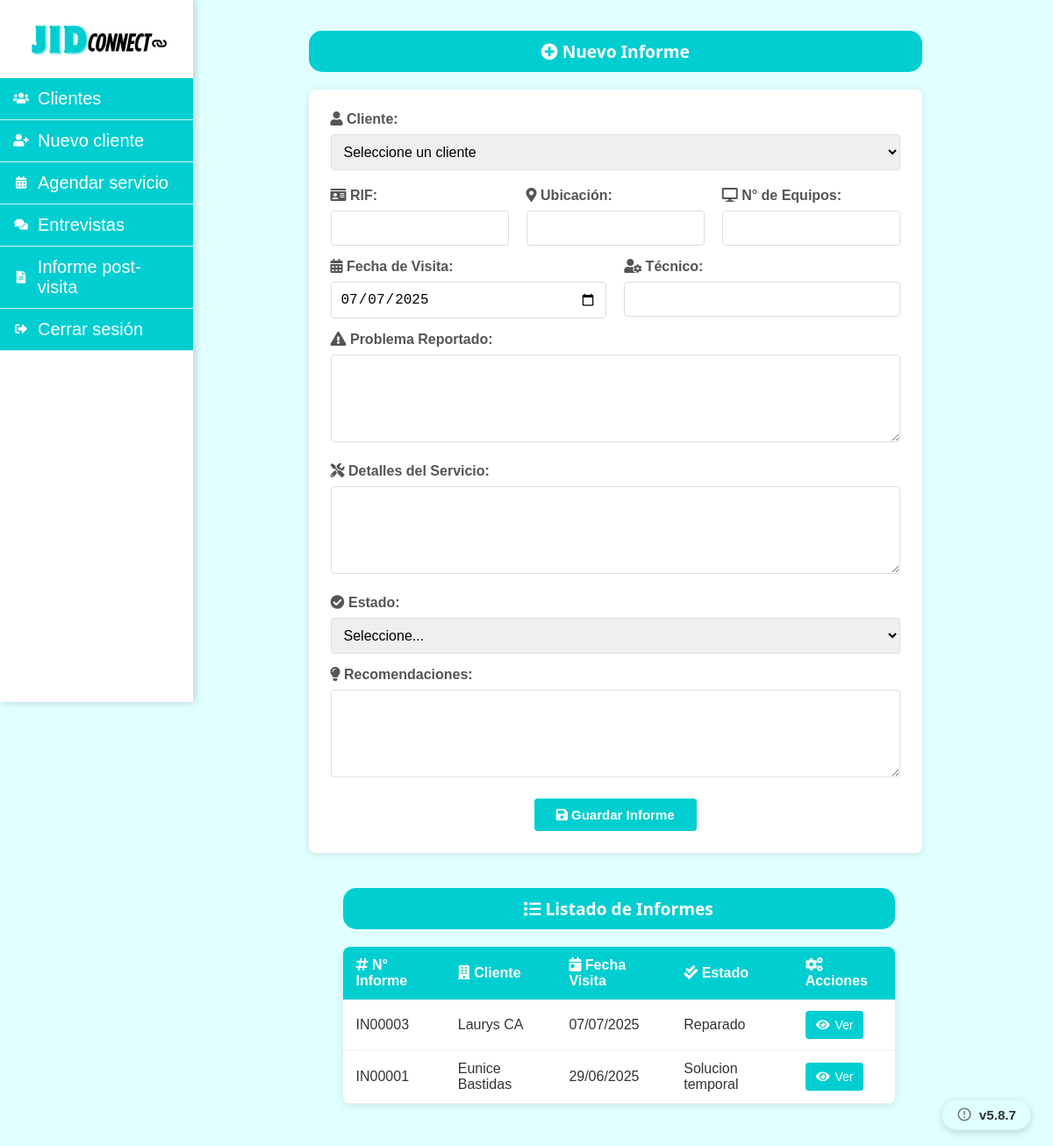
Screenshot of /informe.php (signed in) with the database file from the repository.
### tables this page shows
CREATE TABLE `informes` (
  `id` int(11) NOT NULL,
  `cliente_id` int(11) NOT NULL,
  `servicio_id` int(11) DEFAULT NULL,
  `numero_informe` varchar(20) NOT NULL,
  `tecnico_nombre` varchar(100) NOT NULL,
  `problema_reportado` text NOT NULL,
  `detalles_servicio` text NOT NULL,
  `estado_resolucion` enum('Reparado','No reparado','Solucion temporal') NOT NULL,
  `recomendaciones` text DEFAULT NULL,
  `fecha_visita` date NOT NULL,
  `fecha_creacion` datetime NOT NULL DEFAULT current_timestamp()
);

CREATE TABLE `clientes` (
  `id` int(11) NOT NULL,
  `nombre` varchar(100) NOT NULL,
  `correo` varchar(100) NOT NULL,
  `rif` int(10) NOT NULL,
  `ubicacion` text NOT NULL,
  `telefono` int(11) NOT NULL,
  `n_equipos` int(11) NOT NULL DEFAULT 0,
  `fecha_registro` datetime DEFAULT current_timestamp(),
  `estado` enum('activo','inactivo') NOT NULL DEFAULT 'activo' COMMENT 'Estado del cliente: activo o inactivo'
);

### permisos.php (called while the page is built, shortened)
<?php
   function tienePermiso($modulo, $accion) {
    if ($accion == 'ver_todo' || $accion == 'generar_pdf') {
        return isset($_SESSION['id_cargo']);
    }
    if ($_SESSION['id_cargo'] == 1) {
        return true;
    }
}
?>

### informe.php (the view, shortened to what this page needs)
<?php
require_once 'permisos.php';
$conexion = obtenerConexion();
$query_informes = "SELECT i.id, i.numero_informe, c.nombre as cliente_nombre, i.fecha_visita, i.estado_resolucion
                   FROM informes i
                   JOIN clientes c ON i.cliente_id = c.id
                   ORDER BY i.fecha_creacion DESC";
$result_informes = $conexion->query($query_informes);
?>
<!DOCTYPE html>
<html lang="es">
<head>
    <link rel="stylesheet" href="css/informe.css">
    <link rel="stylesheet" href="https://cdnjs.cloudflare.com/ajax/libs/font-awesome/6.0.0-beta3/css/all.min.css">
</head>
<body>
    <div class="menu-container">
        <?php include('menu.php'); ?>
    </div>
    <div class="main-content">
        <?php if (tienePermiso('informe', 'puede_crear')): ?>
        <div class="form-container">
            <h2><i class="fas fa-plus-circle"></i> Nuevo Informe</h2>
            <form id="formInforme" method="POST" class="form-entrevista">
                <div class="form-group">
                    <label for="cliente_id"><i class="fas fa-user"></i> Cliente:</label>
                    <select name="cliente_id" id="cliente_id" required>
                        <option value="">Seleccione un cliente</option>
                    </select>
                </div>
                <div class="form-row">
                    <div class="form-group">
                        <label for="rif"><i class="fas fa-id-card"></i> RIF:</label>
                        <input type="text" id="rif" readonly>
                    </div>
                    <div class="form-group">
                        <label for="ubicacion"><i class="fas fa-map-marker-alt"></i> Ubicación:</label>
                        <input type="text" id="ubicacion" readonly>
                    </div>
                    <div class="form-group">
                        <label for="n_equipos"><i class="fas fa-desktop"></i> N° de Equipos:</label>
                        <input type="text" id="n_equipos" readonly>
                    </div>
                </div>
                <div class="form-row">
                    <div class="form-group">
                        <label for="fecha_visita"><i class="fas fa-calendar-alt"></i> Fecha de Visita:</label>
                        <input type="date" name="fecha_visita" id="fecha_visita" required>
                    </div>
                    <div class="form-group">
                        <label for="tecnico_nombre"><i class="fas fa-user-cog"></i> Técnico:</label>
                        <input type="text" name="tecnico_nombre" id="tecnico_nombre" required>
                    </div>
                </div>
                <div class="form-group">
                    <label for="problema_reportado"><i class="fas fa-exclamation-triangle"></i> Problema Reportado:</label>
                    <textarea name="problema_reportado" id="problema_reportado" rows="3" required></textarea>
                </div>
                <div class="form-group">
                    <label for="detalles_servicio"><i class="fas fa-tools"></i> Detalles del Servicio:</label>
                    <textarea name="detalles_servicio" id="detalles_servicio" rows="3" required></textarea>
                </div>
                <div class="form-row">
                    <div class="form-group">
                        <label for="estado_resolucion"><i class="fas fa-check-circle"></i> Estado:</label>
                        <select name="estado_resolucion" id="estado_resolucion" required>
                            <option value="">Seleccione...</option>
                        </select>
                    </div>
                </div>
                <div class="form-group">
                    <label for="recomendaciones"><i class="fas fa-lightbulb"></i> Recomendaciones:</label>
                    <textarea name="recomendaciones" id="recomendaciones" rows="3"></textarea>
                </div>
                <div class="btn-submit-container">
                    <button type="submit" name="guardar_informe" class="btn-submit">
                        <i class="fas fa-save"></i> Guardar Informe
                    </button>
                </div>
            </form>
        </div>
        <?php endif; ?>
        <div class="table-container">
            <h2><i class="fas fa-list"></i> Listado de Informes</h2>
            <div class="table-responsive">
                <table class="tabla-entrevistas">
                    <thead>
                        <tr>
                            <th><i class="fas fa-hashtag"></i> N° Informe</th>
                            <th><i class="fas fa-building"></i> Cliente</th>
                            <th><i class="fas fa-calendar-day"></i> Fecha Visita</th>
                            <th><i class="fas fa-check-double"></i> Estado</th>
                            <th><i class="fas fa-cogs"></i> Acciones</th>
                        </tr>
                    </thead>
                    <tbody>
                        <?php while ($informe = $result_informes->fetch_assoc()): ?>
                        <tr>
                            <td><?php echo htmlspecialchars($informe['numero_informe']); ?></td>
                            <td><?php echo htmlspecialchars($informe['cliente_nombre']); ?></td>
                            <td><?php echo date('d/m/Y', strtotime($informe['fecha_visita'])); ?></td>
                            <td><span class="estado-badge estado-<?php echo strtolower(str_replace(' ', '-', $informe['estado_resolucion'])); ?>">
                                <?php echo htmlspecialchars($informe['estado_resolucion']); ?>
                            </span></td>
                            <td>
                                <div class="contenedor-botones">
                                    <a href="ver_informe.php?id=<?php echo $informe['id']; ?>" class="boton-accion boton-ver" title="Ver informe">
                                        <i class="fas fa-eye"></i> Ver
                                    </a>
                                </div>
                            </td>
                        </tr>
                        <?php endwhile; ?>
                    </tbody>
                </table>
            </div>
        </div>
    </div>
</body>
</html>

### css/informe.css (style rules this page uses)
* { box-sizing: border-box; margin: 0; padding: 0; }
body { font-family: 'Arial', sans-serif; background-color: #E0FFFF; color: #333; min-height: 100vh; padding: 0; margin: 0; }
.main-content { margin-left: 280px; padding: 30px; width: calc(100% - 280px); min-height: 100vh; box-sizing: border-box; display: flex; flex-direction: column; align-items: center; }
h2 { text-align: center; font-family: 'Segoe UI', 'Roboto', sans-serif; font-size: larger; background-color: #00CED1; border-radius: 15px; margin-bottom: 20px; margin-top: 10px; color: white; padding: 10px; width: 80%; max-width: 1200px; }
.form-entrevista, .tabla-entrevistas { width: 80%; max-width: 1200px; background-color: white; border-radius: 8px; box-shadow: 0 2px 10px rgba(0, 0, 0, 0.1); margin-bottom: 30px; }
.form-entrevista { padding: 25px; }
.form-group { margin-bottom: 20px; }
.form-group label { display: block; margin-bottom: 8px; font-weight: 600; color: #555; }
.form-group input[type="text"], .form-group input[type="date"], .form-group select, .form-group textarea { width: 100%; padding: 10px; border: 1px solid #ddd; border-radius: 4px; font-size: 16px; }
.form-group textarea { min-height: 100px; resize: vertical; }
.form-row { display: flex; gap: 20px; margin-bottom: 15px; }
.form-row .form-group { flex: 1; margin-bottom: 0; }
.btn-submit-container { display: flex; justify-content: center; margin-top: 20px; }
.btn-submit { background-color: #00CED1; color: white; border: none; padding: 10px 25px; border-radius: 4px; cursor: pointer; font-size: 15px; font-weight: 600; width: auto; transition: all 0.3s; }
.tabla-entrevistas { border-collapse: collapse; overflow: hidden; }
.tabla-entrevistas th, .tabla-entrevistas td { padding: 12px 15px; text-align: left; border-bottom: 1px solid #eee; }
.tabla-entrevistas th { background-color: #00CED1; color: white; font-weight: 600; }
.contenedor-botones { display: flex; gap: 10px; }
.boton-accion { padding: 8px 12px; border-radius: 4px; font-size: 14px; transition: all 0.3s; border: none; cursor: pointer; display: inline-flex; align-items: center; justify-content: center; gap: 6px; text-decoration: none; }
.boton-ver { background-color: #00CED1; color: white; }
.boton-accion i { font-size: 14px; }
@media (max-width: 1200px) { .main-content { padding: 25px; } }
@media (max-width: 1200px) { h2, .form-entrevista, .tabla-entrevistas, .alert { width: 90%; } }

### css/menu.css (style rules this page uses)
.menu-container { width: 220px; min-width: 220px; background-color: white; box-shadow: 2px 0 10px rgba(0,0,0,0.1); height: 100vh; position: fixed; left: 0; top: 0; z-index: 1000; overflow-y: auto; }

### rows the page displays
informes: numero_informe "IN00003", cliente.nombre "Laurys CA", fecha_visita "07/07/2025", estado_resolucion "Reparado"
informes: numero_informe "IN00001", cliente.nombre "Eunice Bastidas", fecha_visita "29/06/2025", estado_resolucion "Solucion temporal"
